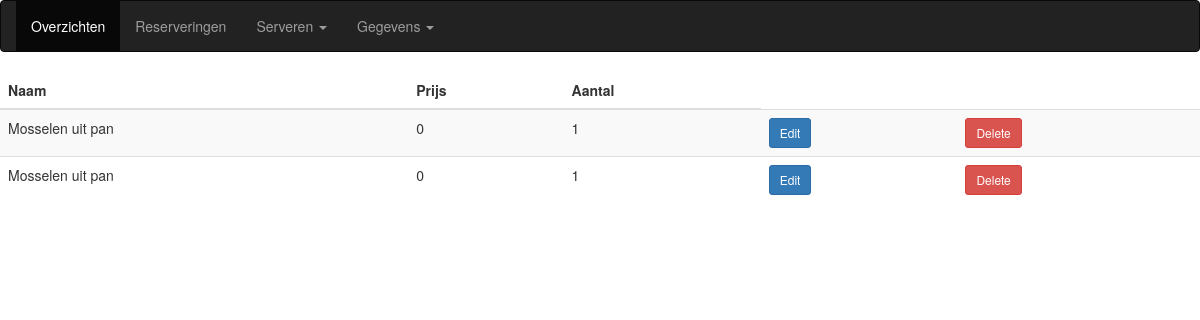
Page /bestellingoverzicht.php on the earlier database version.
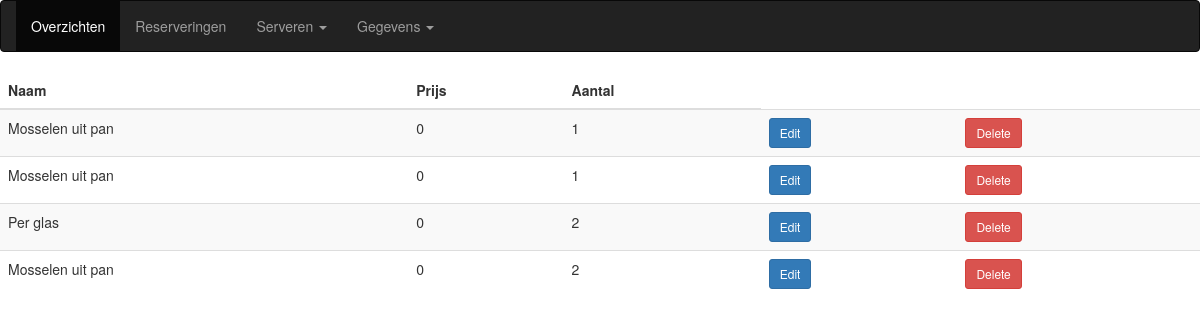
Same page on the later database version.
### tables this page shows
CREATE TABLE `bestellingen` (
  `bestellingenID` int(11) NOT NULL,
  `reserveringenID_ph` int(11) DEFAULT NULL,
  `menuitemsID_ph` int(11) DEFAULT NULL,
  `aantal` int(11) DEFAULT NULL,
  `geserveerd` tinyint(4) DEFAULT NULL
);

CREATE TABLE `menuitems` (
  `menuitemsID` int(11) NOT NULL,
  `code` varchar(4) DEFAULT NULL,
  `naam` varchar(30) DEFAULT NULL,
  `gerechtsoortenID_ph` int(11) DEFAULT NULL,
  `prijs` int(11) NOT NULL
);

### database.php (called while the page is built, shortened)
<?php
class DB{
    private $pdo;
    public function __construct($host, $user, $pass, $db, $charset){
        $this->host = $host;
        $this->user = $user;
        $this->pass = $pass;
        $this->db = $db;
        $this->charset = $charset;
        try{
            $dsn = 'mysql:host='. $this->host.';dbname='.$this->db.';charset='.$this->charset;
            $this->pdo = new PDO($dsn, $this->user, $this->pass);
            $this->pdo->setAttribute(PDO::ATTR_ERRMODE, PDO::ERRMODE_EXCEPTION);
            return $this->pdo;
        }
        catch(\PDOException $e){
            echo "Connection Failed: ".$e->getMessage();
        }
    }
        public function showBestelling(){
            $query = "SELECT bestellingen.menuitemsID_ph, menuitems.naam, menuitems.prijs, bestellingen.bestellingenID, bestellingen.aantal FROM bestellingen INNER JOIN menuitems ON bestellingen.menuitemsID_ph = menuitems.menuitemsID;";
            $prep = $this->pdo->prepare($query);
            $prep->execute();
            $rows = $prep->fetchAll(PDO::FETCH_ASSOC);
            return $rows;
        }
}

### bestellingoverzicht.php (the view, shortened to what this page needs)
<?php
include_once 'database.php';
$db = new DB('localhost', 'root', '', 'restaurant', 'utf8mb4');
$bestelling = $db->showBestelling();
?>
<!DOCTYPE html>
<html lang="en">
<head>
  <link rel="stylesheet" href="https://maxcdn.bootstrapcdn.com/bootstrap/3.4.1/css/bootstrap.min.css">
</head>
<body>
<nav class="navbar navbar-inverse">
  <div class="container-fluid">
    <ul class="nav navbar-nav">
      <li class="active"><a href="overzichten.php">Overzichten</a></li>
      <li><a href="reserveren.php">Reserveringen</a></li>
      <li class="dropdown"><a class="dropdown-toggle" data-toggle="dropdown" href="#">Serveren <span class="caret"></span></a>
        <li class="dropdown"><a class="dropdown-toggle" data-toggle="dropdown" href="#">Gegevens <span class="caret"></span></a>
      </li>
    </ul>
  </div>
</nav>
  <div id="horizontal">
    <main>
        <table class="table table-striped" id="overzicht">
            <thead class="thead-dark">
                <tr>
                    <th scope="col">Naam</th>
                    <th scope="col">Prijs</th>
                    <th scope="col">Aantal</th>
                </tr>
            </thead>
            <tbody>
                <?php foreach ($bestelling as $bestel): ?>
                    <tr>
                        <td><?php echo $bestel["naam"]; ?></td>
                        <td><?php echo $bestel["prijs"];?></td>
                        <td><?php echo $bestel["aantal"];?></td>
                        <td class="noExl">
                            <a class="btn btn-primary mr-2 btn-sm" href="editklant.php?id=<?php echo $klant["klantenID"]; ?>">Edit</a>
                        </td>
                        <td class="noExl">
                            <a class="btn btn-danger mr-2 btn-sm" href="deleteklant.php?id=<?php echo $klant["klantenID"]; ?>">Delete</a>
                        </td>
                    </tr>
                <?php endforeach; ?>
            </tbody>
        </table>
    </main>
</body>
</html>

Differences in the rows shown:
added bestellingen: menuitemsID_ph.naam "Per glas", menuitemsID_ph.prijs "0", aantal "2"
added bestellingen: menuitemsID_ph.naam "Mosselen uit pan", menuitemsID_ph.prijs "0", aantal "2"
